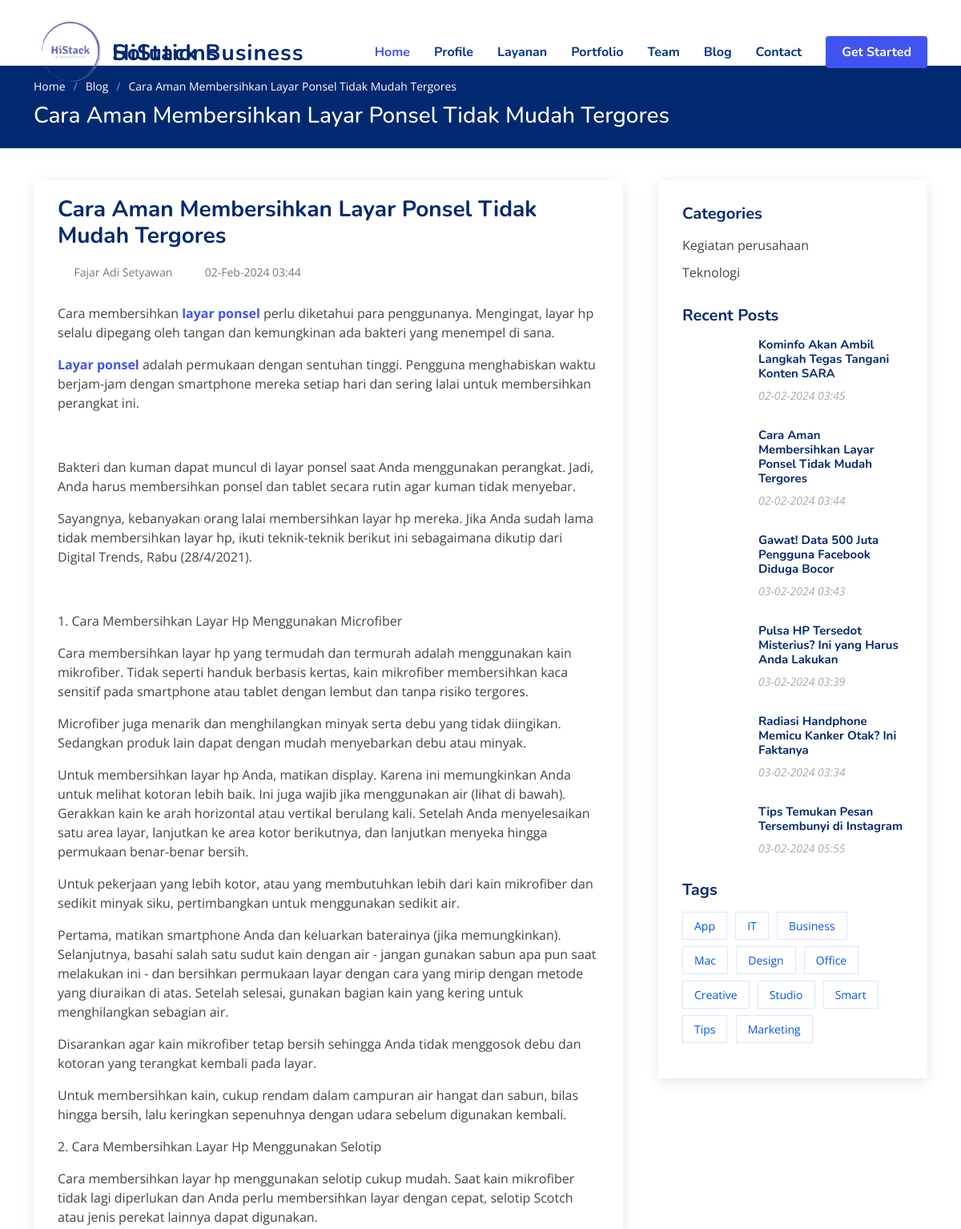
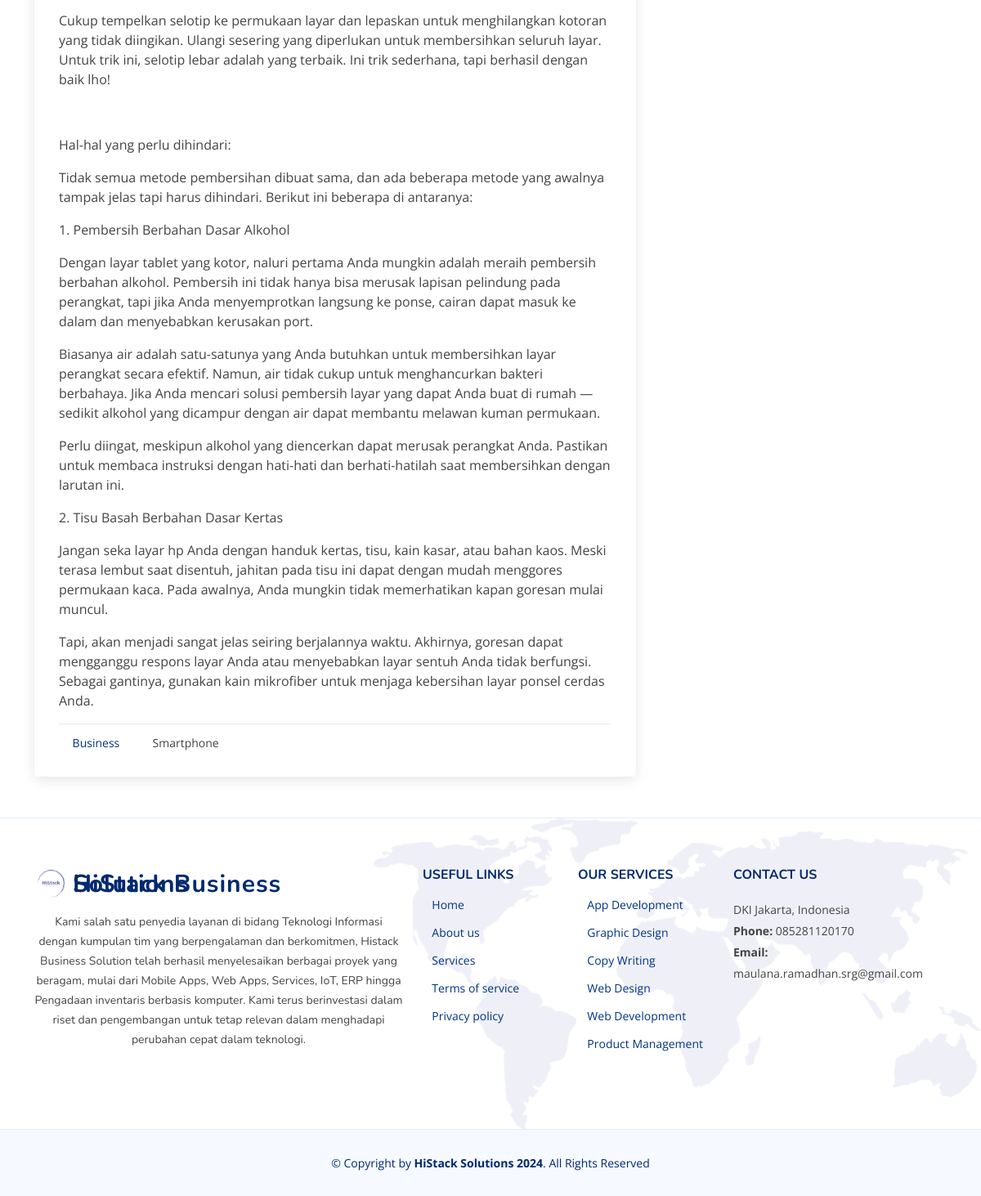
The page /home/detail/cara-aman-membersihkan-layar-ponsel-tidak-mudah-tergores on the database its author committed (2 pictures, top to bottom).
### tables this page shows
CREATE TABLE `tb_setting` (
  `id_setting` int(11) NOT NULL,
  `nama_perusahaan` varchar(255) NOT NULL,
  `alamat` varchar(255) NOT NULL,
  `no_telepon` varchar(20) NOT NULL,
  `email` varchar(255) NOT NULL,
  `profile` text NOT NULL,
  `visi` text NOT NULL,
  `misi` text NOT NULL,
  `sejarah` text NOT NULL,
  `image` varchar(255) NOT NULL
);

CREATE TABLE `tb_berita` (
  `id_berita` int(11) NOT NULL,
  `id_user` int(11) NOT NULL,
  `id_kategori` int(11) NOT NULL,
  `slug_berita` varchar(255) DEFAULT NULL,
  `judul_berita` varchar(255) DEFAULT NULL,
  `isi_berita` text DEFAULT NULL,
  `gambar_berita` varchar(255) DEFAULT NULL,
  `status_berita` varchar(50) NOT NULL,
  `jenis_berita` varchar(50) NOT NULL,
  `keywords` text NOT NULL,
  `date_cretated` timestamp NOT NULL DEFAULT current_timestamp(),
  `last_modified` date NOT NULL
);

CREATE TABLE `tb_user` (
  `id_user` int(3) NOT NULL,
  `id_kategori` int(11) NOT NULL,
  `nama` varchar(255) DEFAULT NULL,
  `email` varchar(255) DEFAULT NULL,
  `image` varchar(255) DEFAULT NULL,
  `password` varchar(255) DEFAULT NULL,
  `role_id` int(11) DEFAULT NULL,
  `is_active` int(1) NOT NULL,
  `date_created` int(11) NOT NULL
);

CREATE TABLE `tb_kategori_berita` (
  `id_kategori` int(11) NOT NULL,
  `slug-kategori` varchar(255) NOT NULL,
  `nama_kategori` varchar(255) NOT NULL,
  `date_created` timestamp NOT NULL DEFAULT current_timestamp() ON UPDATE current_timestamp()
);

CREATE TABLE `tb_layanan` (
  `id_layanan` int(11) NOT NULL,
  `id_user` int(11) NOT NULL,
  `slug_layanan` varchar(255) NOT NULL,
  `judul_layanan` varchar(255) NOT NULL,
  `isi_layanan` text NOT NULL,
  `gambar_layanan` varchar(255) NOT NULL,
  `status_layanan` varchar(255) NOT NULL,
  `date_cretated` timestamp NOT NULL DEFAULT current_timestamp() ON UPDATE current_timestamp(),
  `last_modified` datetime NOT NULL
);

### application/views/front-end/layout/v_wrapper.php (called while the page is built)
<?php
require_once('v_head.php');
require_once('v_header.php');
require_once('v_nav.php');
require_once('v_content.php');
require_once('v_footer.php');

### application/controllers/Home.php (called while the page is built, shortened)
<?php
class Home extends CI_Controller
{
  public function __construct()
  {
    $this->load->model('M_berita');
    $this->load->model('M_kategori');
    $this->load->model('M_layanan');
    $this->load->model('M_setting');
    $this->load->model('M_staff');
    $this->load->model('M_portfolio');
    $this->load->model('M_client');
    $this->load->model('M_dashboard');
    $this->load->model('M_values');
  }
  public function detail($slug_berita)
  {
    $lastst_berita = $this->M_berita->lastst_berita();
    $berita = $this->M_berita->read($slug_berita);
    $layanan = $this->M_layanan->daftar();
    $values = $this->M_values->daftar();
    $kategori = $this->M_kategori->daftarKategoriBerita();
    $setting = $this->M_setting->daftar();
    $image = $setting->image;
    $data = array(
      'title'         => $berita->judul_berita,
      'isi'           => 'front-end/v_blog_detail',
      'layanan'       => $layanan,
      'values'       => $values,
      'berita'        => $berita,
      'kategori'      => $kategori,
      'lastst_berita' => $lastst_berita,
      'setting'       => $setting,
      'image'         => $image,
    );
    $this->load->view('front-end/layout/v_wrapper', $data, false);
  }
}

### index.php (called while the page is built, shortened)
<?php
require_once BASEPATH.'core/CodeIgniter.php';

### application/models/M_setting.php (called while the page is built, shortened)
<?php
class M_setting extends CI_Model
{
  public function daftar()
  {
    $this->db->select('*');
    $this->db->from('tb_setting');
    $this->db->order_by('id_setting', 'desc');
    return $this->db->get()->row();
  }
}

### application/views/front-end/layout/v_content.php (called while the page is built)
<?php
if ($isi) {
  $this->load->view($isi);
}

### application/models/M_berita.php (called while the page is built, shortened)
<?php
class M_berita extends CI_Model
{
  public function read($slug_berita)
  {
    $this->db->select('*');
    $this->db->from('tb_berita');
    $this->db->join('tb_user', 'tb_user.id_user = tb_berita.id_user', 'left');
    $this->db->join('tb_kategori_berita', 'tb_kategori_berita.id_kategori = tb_berita.id_kategori', 'left');
    $this->db->where('slug_berita', $slug_berita);
    return $this->db->get()->row();
  }
  public function lastst_berita()
  {
    $this->db->select('*');
    $this->db->from('tb_berita');
    $this->db->join('tb_user', 'tb_user.id_user = tb_berita.id_user', 'left');
    $this->db->join('tb_kategori_berita', 'tb_kategori_berita.id_kategori = tb_berita.id_kategori', 'left');
    $this->db->order_by('id_berita', 'DESC');
    $this->db->limit(10);
    return $this->db->get()->result();
  }
}

### application/models/M_kategori.php (called while the page is built, shortened)
<?php
class M_kategori extends CI_Model
{
  public function daftarKategoriBerita()
  {
    $this->db->select('*');
    $this->db->from('tb_kategori_berita');
    $this->db->order_by('id_kategori', 'DESC');
    return $this->db->get()->result();
  }
}

### application/models/M_layanan.php (called while the page is built, shortened)
<?php
class M_layanan extends CI_Model
{
  public function daftar()
  {
    $this->db->select('*');
    $this->db->from('tb_layanan');
    $this->db->join('tb_user', 'tb_user.id_user = tb_layanan.id_user', 'left');
    $this->db->order_by('id_layanan', 'desc');
    return $this->db->get()->result();
  }
}

### application/views/front-end/v_blog_detail.php (the view, shortened to what this page needs)
<main id="main">
  <section class="breadcrumbs">
    <div class="container">
      <ol>
        <li><a href="<?= base_url('home/#hero'); ?>">Home</a></li>
        <li><a href="<?= base_url('home/blog'); ?>">Blog</a></li>
        <li><?= $berita->judul_berita; ?></li>
      </ol>
      <h2><?= $berita->judul_berita; ?></h2>
    </div>
  </section>
  <section id="blog" class="blog">
    <div class="container" data-aos="fade-up">
      <div class="row">
        <div class="col-lg-8 entries">
          <div class="card entry entry-single">
            <h2 class="entry-title">
              <a href=""><?= $berita->judul_berita; ?></a>
            </h2>
            <div class="entry-meta">
              <ul>
                <li class="d-flex align-items-center"><i class="bi bi-person"></i> <a><?= $berita->nama; ?></a></li>
                <li class="d-flex align-items-center"><i class="bi bi-clock"></i> <a><?= date('d-M-Y H:i', strtotime($berita->date_cretated)); ?></a></li>
              </ul>
            </div>
            <div class="entry-content">
              <p><?= $berita->isi_berita; ?></p>
            </div>
            <div class="entry-footer">
              <i class="bi bi-folder"></i>
              <ul class="cats">
                <li><a href="#">Business</a></li>
              </ul>
              <i class="bi bi-tags"></i>
              <ul class="tags">
                <?= $berita->keywords; ?>
              </ul>
            </div>
          </div>
        </div>
        <div class="col-lg-4">
          <div class="sidebar">
            <h3 class="sidebar-title">Categories</h3>
            <div class="sidebar-item categories">
              <ul>
                <?php foreach ($kategori as $key => $values) : ?>
                  <li><?= $values->nama_kategori; ?> </li>
                <?php endforeach; ?>
              </ul>
            </div>
            <h3 class="sidebar-title">Recent Posts</h3>
            <?php foreach ($lastst_berita as $key => $value) :
              if ($value->status_berita == "Publish") : ?>
                <div class="sidebar-item recent-posts">
                  <div class="post-item clearfix">
                    <h4><a href="<?= base_url('home/detail/' . $value->slug_berita); ?>"><?= $value->judul_berita; ?></a></h4>
                    <time datetime="01-01-2020"><?= date('d-m-Y H:i', strtotime($value->date_cretated)); ?></time>
                  </div>
                </div>
              <?php endif; ?>
            <?php endforeach; ?>
            <h3 class="sidebar-title">Tags</h3>
            <div class="sidebar-item tags">
              <ul>
                <li><a href="#">App</a></li>
                <li><a href="#">IT</a></li>
                <li><a href="#">Business</a></li>
                <li><a href="#">Mac</a></li>
                <li><a href="#">Design</a></li>
                <li><a href="#">Office</a></li>
                <li><a href="#">Creative</a></li>
                <li><a href="#">Studio</a></li>
                <li><a href="#">Smart</a></li>
                <li><a href="#">Tips</a></li>
                <li><a href="#">Marketing</a></li>
              </ul>
            </div>
          </div>
        </div>
      </div>
    </div>
  </section>
</main>

### application/views/front-end/layout/v_header.php
<header id="header" class="header fixed-top">
  <div class="container-fluid container-xl d-flex align-items-center justify-content-between">
    <a href="<?= base_url('home/#hero'); ?>" class="logo d-flex align-items-center">
      <img src="<?= base_url('assets/img/company/') . $image; ?>" alt="">
      <span style="font-size: 28px;"><?= $setting->nama_perusahaan; ?></span>
    </a>

### application/views/front-end/layout/v_footer.php (shortened to what this page needs)
<footer id="footer" class="footer">
  <div class="footer-top">
    <div class="container">
      <div class="row gy-4">
        <div class="col-lg-5 col-md-12 footer-info card shadow-none">
          <a href="<?= base_url('home'); ?>" class="logo d-flex align-items-center">
            <img src="<?= base_url('assets/img/company/') . $image; ?>" alt="">
            <span><?= $setting->nama_perusahaan; ?></span>
          </a>
          <p><?= $setting->profile; ?></p>
          <div class="social-links mt-3">
            <a href="#" class="twitter"><i class="bi bi-twitter"></i></a>
            <a href="#" class="facebook"><i class="bi bi-facebook"></i></a>
            <a href="#" class="instagram"><i class="bi bi-instagram bx bxl-instagram"></i></a>
            <a href="#" class="linkedin"><i class="bi bi-linkedin bx bxl-linkedin"></i></a>
          </div>
        </div>
        <div class="col-lg-2 col-6 footer-links">
          <h4>Useful Links</h4>
          <ul>
            <li><i class="bi bi-chevron-right"></i> <a href="#">Home</a></li>
            <li><i class="bi bi-chevron-right"></i> <a href="#">About us</a></li>
            <li><i class="bi bi-chevron-right"></i> <a href="#">Services</a></li>
            <li><i class="bi bi-chevron-right"></i> <a href="#">Terms of service</a></li>
            <li><i class="bi bi-chevron-right"></i> <a href="#">Privacy policy</a></li>
          </ul>
        </div>
        <div class="col-lg-2 col-6 footer-links">
          <h4>Our Services</h4>
          <ul>
            <?php foreach ($layanan as $key => $value) : ?>
              <li><i class="bi bi-chevron-right"></i> <a href="#"><?= $value->judul_layanan; ?></a></li>
            <?php endforeach; ?>
          </ul>
        </div>
        <div class="col-lg-3 col-md-12 footer-contact text-center text-md-start">
          <h4>Contact Us</h4>
          <p>
            <?= $setting->alamat; ?> <br>
            <strong>Phone:</strong> <?= $setting->no_telepon; ?><br>
            <strong>Email:</strong> <?= $setting->email; ?><br>
          </p>
        </div>
      </div>
    </div>
  </div>
  <div class="container">
    <div class="copyright">
      &copy; Copyright by <strong> HiStack Solutions <span><?= date('Y'); ?></span></strong>. All Rights Reserved
    </div>
  </div>
</footer>
</body>
</html>

### rows shown on the page
tb_setting: nama_perusahaan "HiStack Business Solutions", profile "Kami salah satu penyedia layanan di bidang Teknologi Informasi dengan kumpulan tim yang berpengalaman dan berkomitmen, Histack Business Solution telah berhasil menyelesaikan berbagai proyek yang beragam, mulai dari Mobile Apps, Web Apps, Services, IoT, ERP hingga Pengadaan inventaris berbasis komputer. Kami terus berinvestasi dalam riset dan pengembangan untuk tetap relevan dalam menghadapi perubahan cepat dalam teknologi.", alamat "DKI Jakarta, Indonesia", no_telepon "085281120170", email "maulana.ramadhan.srg@gmail.com"
tb_berita: judul_berita "Cara Aman Membersihkan Layar Ponsel Tidak Mudah Tergores", id_user.nama "Fajar Adi Setyawan", date_cretated "02-Feb-2024 03:44", isi_berita "Cara membersihkan layar ponsel perlu diketahui para penggunanya. Mengingat, layar hp selalu dipegang oleh tangan dan kemungkinan ada bakteri yang menempel di sana. Layar ponsel adalah permukaan dengan sentuhan tinggi. Pengguna menghabiskan waktu berjam-jam dengan smartphone mereka setiap hari dan sering lalai untuk membersihkan perangkat ini. Bakteri dan kuman dapat muncul di layar ponsel saat Anda menggunakan perangkat. Jadi, Anda harus membersihkan ponsel dan tablet secara rutin agar kuman tidak menyebar. Sayangnya, kebanyakan orang lalai membersihkan layar hp mereka. Jika Anda sudah lama tidak membersihkan layar hp, ikuti teknik-teknik berikut ini sebagaimana dikutip dari Digital Trends,…", keywords "Smartphone", date_cretated "02-02-2024 03:44"
tb_kategori_berita: nama_kategori "Kegiatan perusahaan"
tb_kategori_berita: nama_kategori "Teknologi"
tb_berita: judul_berita "Kominfo Akan Ambil Langkah Tegas Tangani Konten SARA", date_cretated "02-02-2024 03:45"
tb_berita: judul_berita "Gawat! Data 500 Juta Pengguna Facebook Diduga Bocor", date_cretated "03-02-2024 03:43"
tb_berita: judul_berita "Pulsa HP Tersedot Misterius? Ini yang Harus Anda Lakukan", date_cretated "03-02-2024 03:39"
tb_berita: judul_berita "Radiasi Handphone Memicu Kanker Otak? Ini Faktanya", date_cretated "03-02-2024 03:34"
tb_berita: judul_berita "Tips Temukan Pesan Tersembunyi di Instagram", date_cretated "03-02-2024 05:55"
tb_layanan: judul_layanan "App Development"
tb_layanan: judul_layanan "Graphic Design"
tb_layanan: judul_layanan "Copy Writing"
tb_layanan: judul_layanan "Web Design"
tb_layanan: judul_layanan "Web Development"
tb_layanan: judul_layanan "Product Management"
